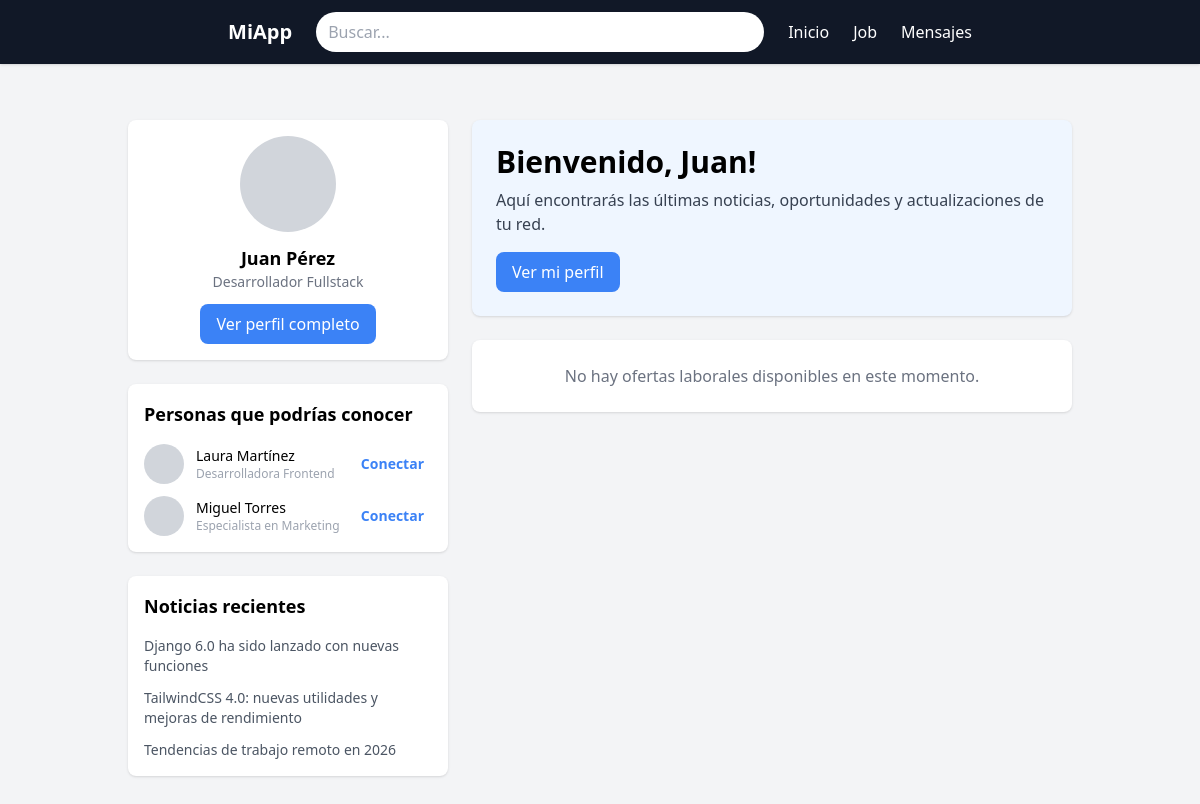
The app's page /, older data.
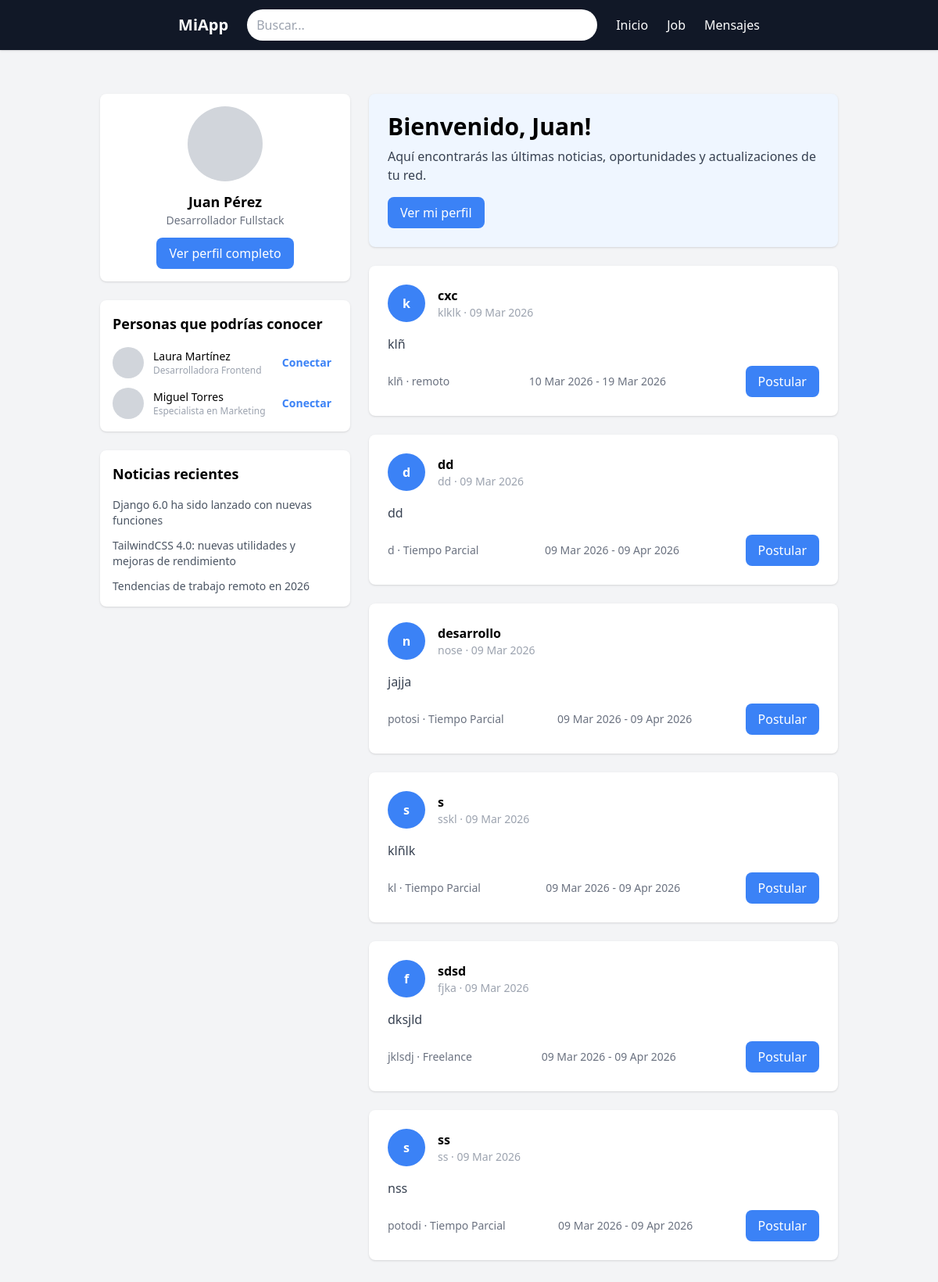
The same page, newer data.
### job/models.py (models this page shows, shortened)
class OfertaLaboral(models.Model):
    TIPO_EMPLEO = [
        ('TC', 'Tiempo Completo'),
        ('TP', 'Tiempo Parcial'),
        ('CT', 'Contrato'),
        ('RM', 'remoto'),
        ('FR', 'Freelance'),
    ]
    cargo = models.CharField(max_length=200)
    empresa = models.CharField(max_length=200)
    ubicacion = models.CharField(max_length=200)
    tipo_empleo = models.CharField(max_length=2, choices=TIPO_EMPLEO)
    descripcion = models.TextField()
    aptitudes = models.CharField(max_length=300)
    metodo_solicitud = models.EmailField()
    fecha_publicacion = models.DateTimeField(auto_now_add=True)
    fecha_inicio = models.DateField()
    fecha_fin = models.DateField()

### appvista/views.py (the view)
# urls.py: 2. Add a URL to urlpatterns:  path('', views.home, name='home')
def home(request):
    ofertas = OfertaLaboral.objects.all().order_by('-fecha_publicacion')
    return render(request, "pages/home.html", {'ofertas': ofertas})

### appvista/templates/pages/home.html
{% extends "base.html" %}
{% block content %}
<div class="max-w-6xl mx-auto px-4 py-8 flex justify-center">
    <div class="flex w-full gap-6">
        <div class="w-80 flex-shrink-0 space-y-6">
            <div class="bg-white rounded-lg shadow p-4 flex flex-col items-center text-center sticky top-6">
                <div class="w-24 h-24 bg-gray-300 rounded-full mb-3"></div>
                <h2 class="font-semibold text-lg">Juan Pérez</h2>
                <p class="text-sm text-gray-500">Desarrollador Fullstack</p>
                <a href="/profile/" class="mt-3 inline-block bg-blue-500 text-white px-4 py-2 rounded-lg hover:bg-blue-600">Ver perfil completo</a>
            </div>
            <div class="bg-white rounded-lg shadow p-4">
                <h2 class="font-semibold text-lg mb-4">Personas que podrías conocer</h2>
                <ul class="space-y-3">
                    <li class="flex items-center justify-between">
                        <div class="flex items-center gap-3">
                            <div class="w-10 h-10 bg-gray-300 rounded-full"></div>
                            <div>
                                <p class="text-sm font-medium">Laura Martínez</p>
                                <p class="text-xs text-gray-400">Desarrolladora Frontend</p>
                            </div>
                        </div>
                        <button class="text-blue-500 text-sm font-semibold hover:bg-blue-50 px-2 py-1 rounded">Conectar</button>
                    </li>
                    <li class="flex items-center justify-between">
                        <div class="flex items-center gap-3">
                            <div class="w-10 h-10 bg-gray-300 rounded-full"></div>
                            <div>
                                <p class="text-sm font-medium">Miguel Torres</p>
                                <p class="text-xs text-gray-400">Especialista en Marketing</p>
                            </div>
                        </div>
                        <button class="text-blue-500 text-sm font-semibold hover:bg-blue-50 px-2 py-1 rounded">Conectar</button>
                    </li>
                </ul>
            </div>
            <div class="bg-white rounded-lg shadow p-4">
                <h2 class="font-semibold text-lg mb-4">Noticias recientes</h2>
                <ul class="space-y-3 text-sm text-gray-600">
                    <li class="hover:text-blue-500 cursor-pointer">Django 6.0 ha sido lanzado con nuevas funciones</li>
                    <li class="hover:text-blue-500 cursor-pointer">TailwindCSS 4.0: nuevas utilidades y mejoras de rendimiento</li>
                    <li class="hover:text-blue-500 cursor-pointer">Tendencias de trabajo remoto en 2026</li>
                </ul>
            </div>
        </div>
        <div class="flex-1 space-y-6">
            <div class="bg-blue-50 rounded-lg p-6 shadow">
                <h1 class="text-3xl font-bold mb-2">Bienvenido, Juan!</h1>
                <p class="text-gray-700">Aquí encontrarás las últimas noticias, oportunidades y actualizaciones de tu red.</p>
                <button class="mt-4 bg-blue-500 text-white px-4 py-2 rounded-lg hover:bg-blue-600">Ver mi perfil</button>
            </div>
            {% for oferta in ofertas %}
            <div class="bg-white rounded-lg shadow p-6 hover:shadow-lg transition">
                <div class="flex items-center gap-4 mb-4">
                    <div class="w-12 h-12 bg-blue-500 rounded-full flex items-center justify-center text-white font-bold">{{ oferta.empresa|slice:":1" }}</div>
                    <div>
                        <p class="font-semibold">{{ oferta.cargo }}</p>
                        <p class="text-sm text-gray-400">{{ oferta.empresa }} · {{ oferta.fecha_publicacion|date:"d M Y" }}</p>
                    </div>
                </div>
                <p class="text-gray-700 mb-4">{{ oferta.descripcion|truncatechars:200 }}</p>
                <div class="flex justify-between items-center">
                    <span class="text-sm text-gray-500">{{ oferta.ubicacion }} · {{ oferta.get_tipo_empleo_display }}</span>
                    <span class="text-sm text-gray-500">{{ oferta.fecha_inicio|date:"d M Y" }} - {{ oferta.fecha_fin|date:"d M Y" }}</span>
                    <a href="#" class="bg-blue-500 text-white px-4 py-2 rounded-lg hover:bg-blue-600">Postular</a>
                </div>
            </div>
            {% empty %}
            <div class="bg-white rounded-lg shadow p-6 text-center">
                <p class="text-gray-500">No hay ofertas laborales disponibles en este momento.</p>
            </div>
            {% endfor %}
        </div>
    </div>
</div>
{% endblock %}

### appvista/templates/base.html (shortened to what this page needs)
<!DOCTYPE html>
<html lang="es">
<head>
<script src="https://cdn.tailwindcss.com"></script>
</head>
<body class="bg-gray-100 min-h-screen flex flex-col">
{% include "components/navbar.html" %}
<main class="flex-1 container mx-auto p-6">
{% block content %}
{% endblock %}
</main>
</body>
</html>

### appvista/templates/components/navbar.html
<nav class="bg-gray-900 text-white shadow">
  <div class="max-w-7xl mx-auto px-6 py-3 flex items-center justify-center gap-6">
    <div class="flex items-center flex-shrink-0">
      <h1 class="font-bold text-xl">MiApp</h1>
    </div>
    <div class="flex-1 max-w-md">
      <input
        type="text"
        placeholder="Buscar..."
        class="w-full px-3 py-2 rounded-full text-black focus:outline-none focus:ring-2 focus:ring-blue-400"
      >
    </div>
    <ul class="flex gap-6">
      <li>
        <a href="/" class="hover:text-blue-400 font-medium">Inicio</a>
      </li>
      <li>
        <a href="/job/" class="hover:text-blue-400 font-medium">Job</a>
      </li>
      <li>
        <a href="/mensajes/" class="hover:text-blue-400 font-medium">Mensajes</a>
      </li>
    </ul>
  </div>
</nav>

Row changes from the older to the newer data that the page shows:
added OfertaLaboral: empresa "k", cargo "cxc", empresa "klklk", fecha_publicacion "09 Mar 2026", descripcion "klñ", ubicacion "klñ", tipo_empleo "remoto", fecha_inicio "10 Mar 2026", fecha_fin "19 Mar 2026"
added OfertaLaboral: empresa "d", cargo "dd", empresa "dd", fecha_publicacion "09 Mar 2026", descripcion "dd", ubicacion "d", tipo_empleo "Tiempo Parcial", fecha_inicio "09 Mar 2026", fecha_fin "09 Apr 2026"
added OfertaLaboral: empresa "n", cargo "desarrollo", empresa "nose", fecha_publicacion "09 Mar 2026", descripcion "jajja", ubicacion "potosi", tipo_empleo "Tiempo Parcial", fecha_inicio "09 Mar 2026", fecha_fin "09 Apr 2026"
added OfertaLaboral: empresa "s", cargo "s", empresa "sskl", fecha_publicacion "09 Mar 2026", descripcion "klñlk", ubicacion "kl", tipo_empleo "Tiempo Parcial", fecha_inicio "09 Mar 2026", fecha_fin "09 Apr 2026"
added OfertaLaboral: empresa "f", cargo "sdsd", empresa "fjka", fecha_publicacion "09 Mar 2026", descripcion "dksjld", ubicacion "jklsdj", tipo_empleo "Freelance", fecha_inicio "09 Mar 2026", fecha_fin "09 Apr 2026"
added OfertaLaboral: empresa "s", cargo "ss", empresa "ss", fecha_publicacion "09 Mar 2026", descripcion "nss", ubicacion "potodi", tipo_empleo "Tiempo Parcial", fecha_inicio "09 Mar 2026", fecha_fin "09 Apr 2026"
Text that changed along with them:
text no longer shown: "No hay ofertas laborales disponibles en este momento."
